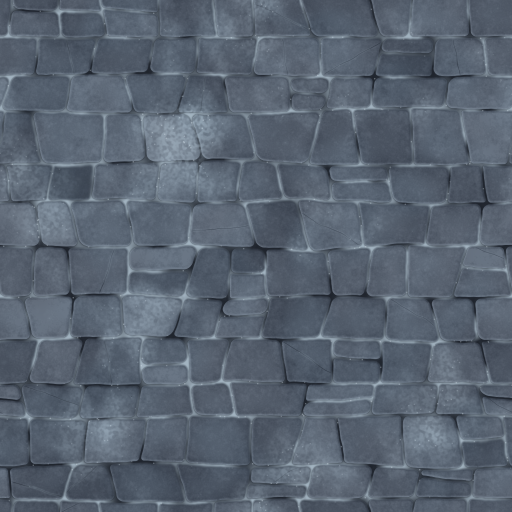
#> input picture Assets/_Project/Art/Environment/Ice/IcePavingV1.png, 1024 x 1024 px (shown at 1/2 size)
$ python GenerateIceMoodboard.py
#> lines starting #> are read from the running program, lines starting #| are printed output that depends on the picture
"""Ice-map (floor 2) mood board: palette swatches, the ice paving and masonry,
a backdrop silhouette (frozen spires + aurora) and a readability strip with the
Vanguard's blue (sampled from its sprite) on the floor values.
Usage: python Tools/ArtReview/GenerateIceMoodboard.py [out.png]
Default out: <main checkout>/ArtDirection/2026-11-12/ice-map-01/concept/moodboard.png
See docs/49_ICE_MAP_ART_DIRECTION.md.
"""
import os
import sys
import numpy as np
from PIL import Image, ImageDraw, ImageFont

ROOT = os.path.abspath(os.path.join(os.path.dirname(__file__), "..", ".."))
ICE = os.path.join(ROOT, "Assets", "_Project", "Art", "Environment", "Ice")
VAN = os.path.join(ROOT, "Assets", "_Project", "Art", "Characters", "Vanguard", "CHR_Vanguard_ContactA.tga")

PALETTE = [
    ("Floor slate deep", "1C2129"), ("Floor slate", "3B4350"), ("Floor slate light", "67717F"),
    ("Wall stone", "2A3140"), ("Wall cap / rime", "8C9AAB"), ("Black iron", "1E242C"),
    ("Mirror-ice deep", "1F4E66"), ("Mirror-ice", "5FA8C8"), ("Ice edge", "BFE6F2"),
    ("Frost", "B9CCDA"), ("Snow", "E4ECF2"), ("Silver (was brass)", "A9B4BF"),
    ("Quicksilver glow (was lava)", "7FE3FF"), ("Frost-light", "A6F0FF"), ("Violet shade", "4A3E6E"),
    ("Backdrop sky", "0D1424"), ("Aurora teal", "3FD9B0"), ("Aurora violet", "8B6CE8"),
    ("Haze", "6E8299"), ("Telegraph (keep)", "FF5A3C"),
]


def rgb(h):
    return tuple(int(h[i:i + 2], 16) for i in (0, 2, 4))


def font(size):
    for f in ("segoeui.ttf", "arial.ttf", "DejaVuSans.ttf"):
        try:
            return ImageFont.truetype(f, size)
        except OSError:
            pass
    return ImageFont.load_default()


def vanguard_blue():
    try:
        a = np.asarray(Image.open(VAN).convert("RGBA")).reshape(-1, 4).astype(np.float32)
        a = a[a[:, 3] > 200][:, :3]
        mx, mn = a.max(1), a.min(1)
        sat = (mx - mn) / (mx + 1e-6)
        blue = a[(sat > 0.45) & (a[:, 2] > a[:, 0] + 30) & (mx > 80)]
        if len(blue) > 50:
            return tuple(int(v) for v in np.median(blue, 0))
    except OSError:
        pass
    return (40, 110, 230)


def backdrop(w, h, rng):
    y = np.linspace(0, 1, h)[:, None]
    x = np.linspace(0, 1, w)[None, :]
    sky = np.array(rgb("0D1424"), np.float32) * (1 - y[..., None] * 0.2) + np.array(rgb("1C2A45"), np.float32) * (y[..., None] * 0.6)
    band = 0.32 + 0.08 * np.sin(x * 9 + 1.2) + 0.04 * np.sin(x * 23)
    d = np.exp(-((y - band) / 0.07) ** 2) + 0.5 * np.exp(-np.maximum(y - band, 0) / 0.12) * (y > band)
    curtain = (0.6 + 0.4 * np.sin(x * 38 + np.sin(x * 7) * 3)) * d
    col = np.array(rgb("3FD9B0"), np.float32) * (1 - x[..., None]) + np.array(rgb("8B6CE8"), np.float32) * x[..., None]
    img = sky + col * (curtain[..., None] * 0.75)
    img = np.clip(img, 0, 255).astype(np.uint8)
    im = Image.fromarray(img, "RGB")
    dr = ImageDraw.Draw(im)
    for layer, (c, base, hmax) in enumerate([("2A3850", 0.62, 0.45), ("111722", 0.80, 0.55)]):
        xs = 0
        while xs < w:
            sw = rng.integers(14, 46)
            sh = int(h * hmax * rng.uniform(0.3, 1.0))
            yb = int(h * base)
            dr.polygon([(xs, yb), (xs + sw // 2, yb - sh), (xs + sw, yb)], fill=rgb(c))
            xs += int(sw * rng.uniform(0.5, 1.1))
        dr.rectangle([0, int(h * base), w, h], fill=rgb(c))
    return im


def main():
    out = sys.argv[1] if len(sys.argv) > 1 else os.path.join(
        "E:/MobileGame", "ArtDirection", "2026-11-12", "ice-map-01", "concept", "moodboard.png")
    W, H = 1600, 1000
    rng = np.random.default_rng(49)
    im = Image.new("RGB", (W, H), rgb("10141B"))
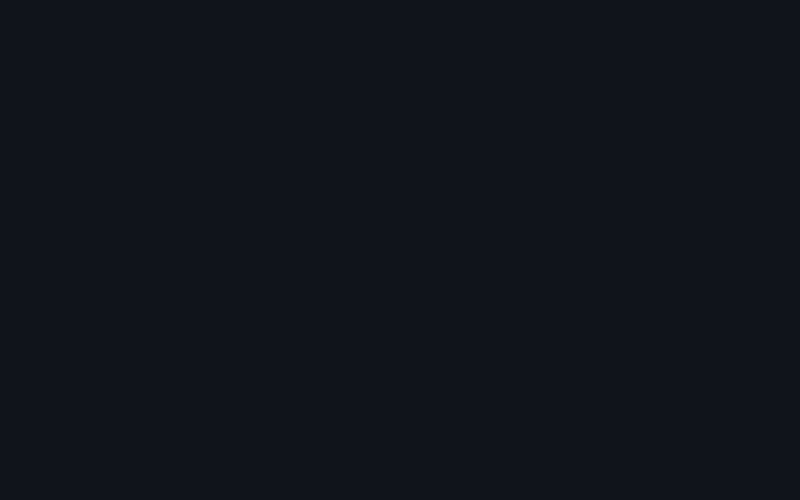
#> im: PIL image 1600x1000 RGB (shown at 1/2 size); mean R, G, B 16, 20, 27
    dr = ImageDraw.Draw(im)
    dr.text((24, 14), "Cryptforge F2 - Frozen Quicksilver Vaults - mood board v1 (docs/49)", fill=rgb("E4ECF2"), font=font(26))

    # Palette, 4 columns x 5 rows on the left.
    sw, sh, x0, y0 = 150, 74, 24, 60
    for i, (name, hx) in enumerate(PALETTE):
        cx, cy = x0 + (i % 4) * (sw + 10), y0 + (i // 4) * (sh + 34)
        dr.rectangle([cx, cy, cx + sw, cy + sh], fill=rgb(hx), outline=rgb("2E3644"))
        dr.text((cx, cy + sh + 2), name, fill=rgb("C8D2DC"), font=font(13))
        dr.text((cx, cy + sh + 16), "#" + hx, fill=rgb("8C9AAB"), font=font(13))

    # Ice paving and masonry crops (right column).
    px = 700
    for j, (fn, label) in enumerate([("IcePavingV1.png", "IcePavingV1 (re-tinted FoundryPavingV10 + frost)"),
                                     ("IceMasonryV1.png", "IceMasonryV1 (re-tinted FoundryMasonryV4 + frost)")]):
        try:
            tex = Image.open(os.path.join(ICE, fn)).convert("RGB").resize((420, 420), Image.LANCZOS)
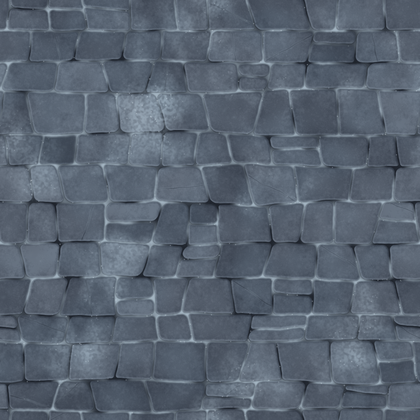
#> tex: PIL image 420x420 RGB; mean R, G, B 88.5, 99.2, 112.9
            im.paste(tex, (px + j * 445, 60))
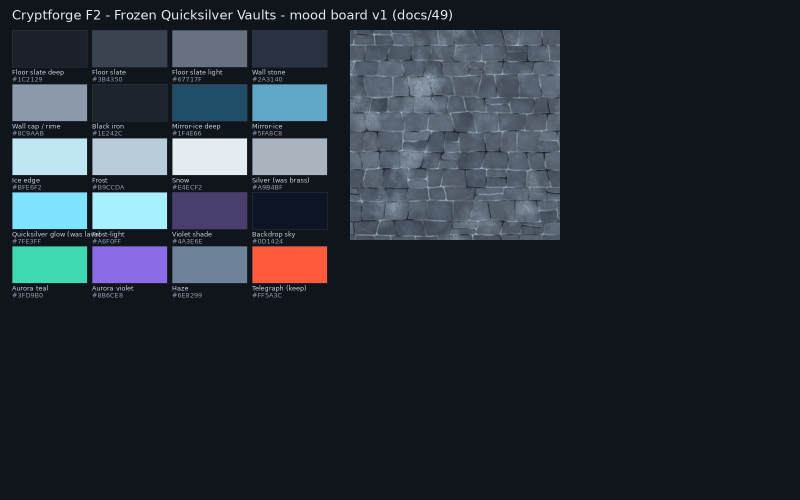
#> im: PIL image 1600x1000 RGB (shown at 1/2 size); mean R, G, B 38.6, 45.5, 54.8
        except OSError:
            pass
        dr.text((px + j * 445, 484), label, fill=rgb("C8D2DC"), font=font(13))
#> pass 2 of the loop in main, `for j, (fn, label) in enumerate([("IcePavingV1.png", "IcePavingV1 (re-..`:
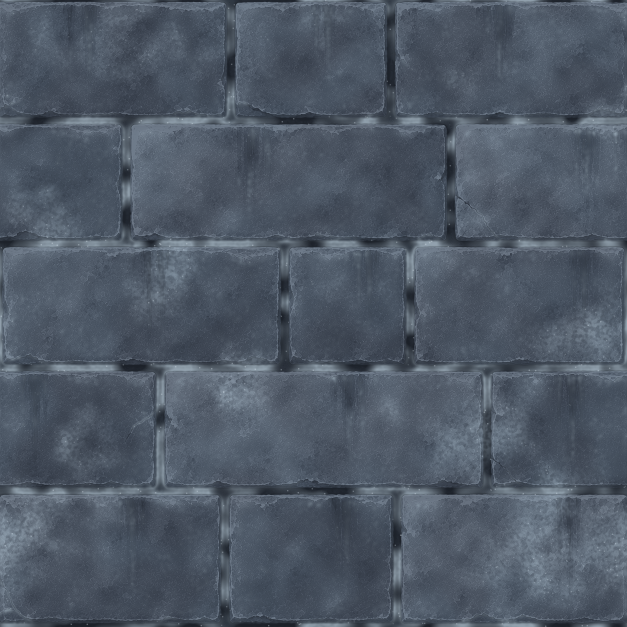
#> input picture Assets/_Project/Art/Environment/Ice/IceMasonryV1.png, 1254 x 1254 px (shown at 1/2 size)
#> in main, `tex = Image.open(os.path.join(ICE, fn)).convert("RGB").resize((420, 42..`:
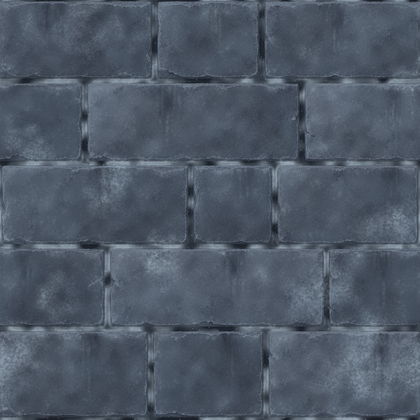
#> tex: PIL image 420x420 RGB; mean R, G, B 78.3, 88.5, 101.8
#> in main, `im.paste(tex, (px + j * 445, 60))`:
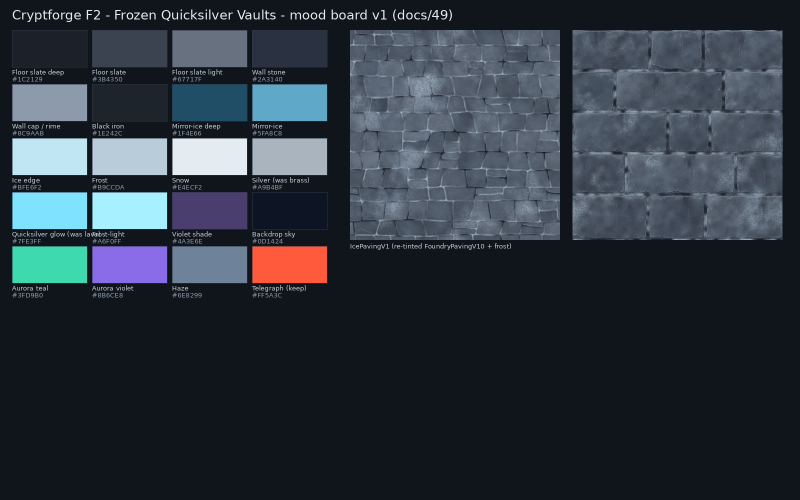
#> im: PIL image 1600x1000 RGB (shown at 1/2 size); mean R, G, B 45.5, 53.2, 63.1

    # Backdrop silhouette.
    bd = backdrop(890, 300, rng)
#> in backdrop, `im = Image.fromarray(img, "RGB")`:
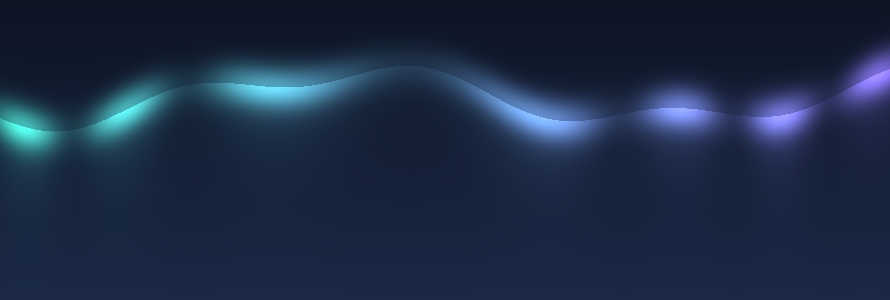
#> im: PIL image 890x300 RGB; mean R, G, B 28, 43.6, 69.4
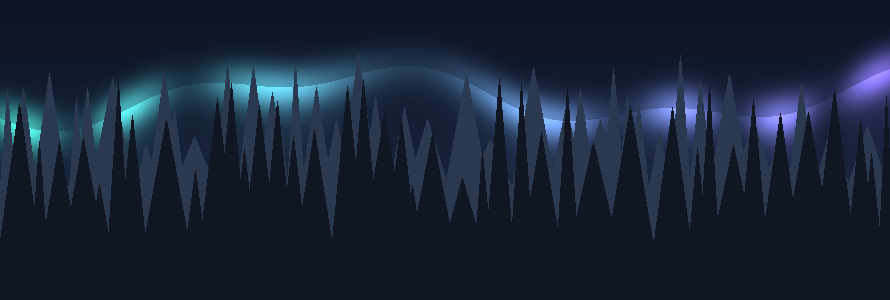
#> bd: PIL image 890x300 RGB; mean R, G, B 24.9, 35.9, 54.1
    im.paste(bd, (24, 600))
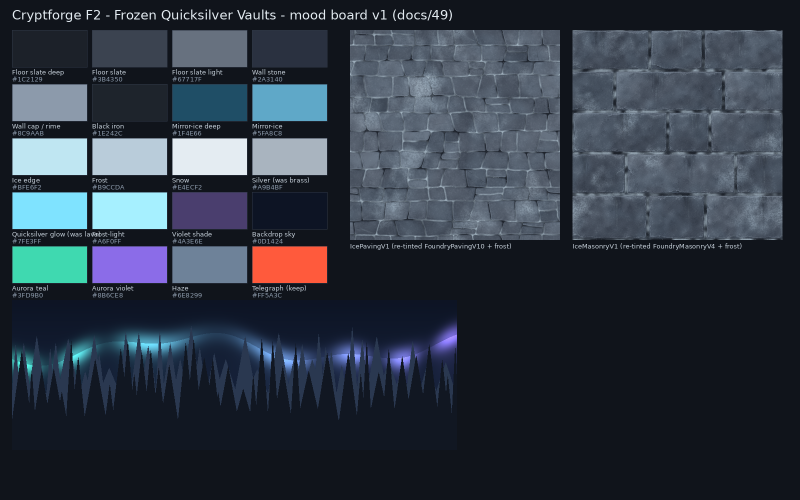
#> im: PIL image 1600x1000 RGB (shown at 1/2 size); mean R, G, B 47.1, 55.9, 67.8
    dr.text((24, 906), "Backdrop: two layers of frozen spires under an aurora band (teal to violet)", fill=rgb("C8D2DC"), font=font(14))

    # Readability: the Vanguard's blue and enemy/telegraph swatches on the floor values.
    vb = vanguard_blue()
#> vb = (40, 110, 230)
    rx, ry = 940, 530
    dr.text((rx, ry), "Readability: hero blue %s, enemies, telegraph on floor values" % ("#%02X%02X%02X" % vb), fill=rgb("E4ECF2"), font=font(15))
    floors = [("1C2129", "deep"), ("3B4350", "slate"), ("67717F", "light"), ("B9CCDA", "frost - avoid")]
    for k, (hx, nm) in enumerate(floors):
        bx, by = rx + k * 160, ry + 30
        dr.rectangle([bx, by, bx + 150, by + 330], fill=rgb(hx))
        dr.ellipse([bx + 45, by + 30, bx + 105, by + 120], fill=vb, outline=rgb("BFE6F2"), width=3)
        dr.ellipse([bx + 20, by + 150, bx + 60, by + 190], fill=rgb("C9D6E2"), outline=rgb("0A0D12"), width=3)
        dr.ellipse([bx + 90, by + 150, bx + 130, by + 190], fill=rgb("8B6CE8"), outline=rgb("0A0D12"), width=3)
        dr.ellipse([bx + 25, by + 215, bx + 125, by + 265], outline=rgb("FF5A3C"), width=5)
        dr.text((bx + 52, by + 280), "123", fill=rgb("FFFFFF"), font=font(22), stroke_width=2, stroke_fill=rgb("0A0D12"))
        dr.text((bx + 4, by + 312), "#%s %s" % (hx, nm), fill=rgb("0A0D12") if k == 3 else rgb("E4ECF2"), font=font(12))
    dr.text((rx, ry + 372), "hero (blue, ice-edge rim)  |  Mirror Sentry (silver) / Silver Wisp (violet)  |  slam ring (red-orange)  |  damage number",
            fill=rgb("8C9AAB"), font=font(12))

    os.makedirs(os.path.dirname(out), exist_ok=True)
    im.save(out, optimize=True)
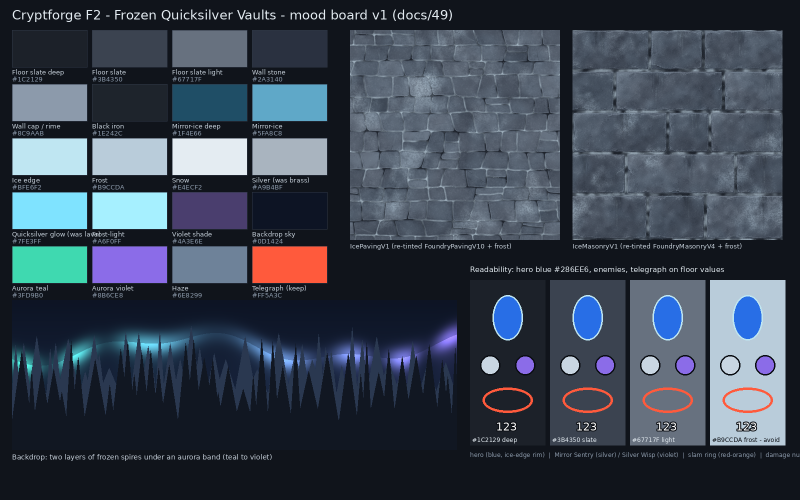
#> saved as moodboard.png: PIL image 1600x1000 RGB (shown at 1/2 size); mean R, G, B 57.7, 67.3, 80.9
    print(out, im.size, os.path.getsize(out), "bytes; vanguard blue", vb)
#| E:/MobileGame/ArtDirection/2026-11-12/ice-map-01/concept/moodboard.png (1600, 1000) 640304 bytes; vanguard blue (40, 110, 230)


if __name__ == "__main__":
    main()
